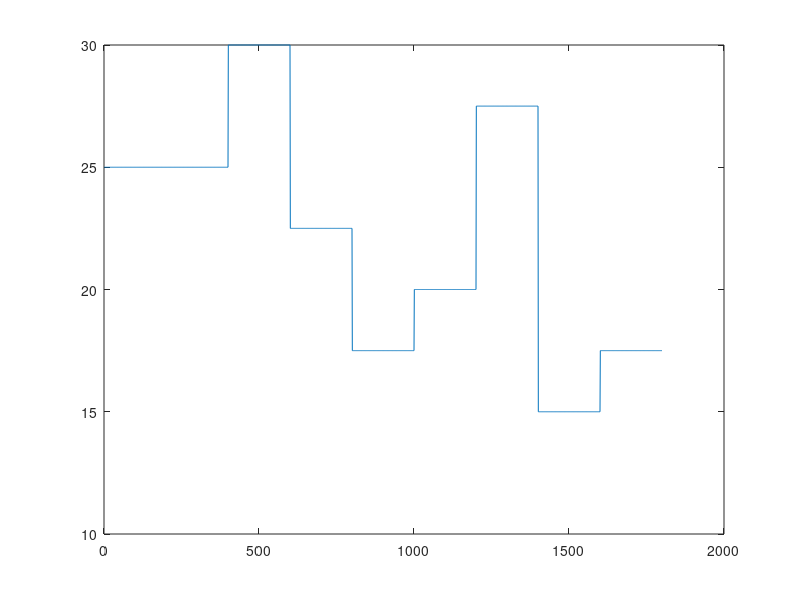

Here is the MATLAB script that generated this plot:
% Open-loop experiment for data collection in TCLab
%
% Initializes TCLab, applies a sequence of open-loop controls and records
% the corresponding temperature.
%
% If you see the warning 'Computation time exceeded sampling time by x
% seconds at sample k', it is because the computation time in a given
% loop took more than the sampling period Ts. Try to disable the rt_plot
% flag to fix it or increase Ts.
%
% Functions called: tclab.
%
% J. Miranda Lemos and Afonso Botelho, IST, May 2023
%__________________________________________________________________________

% Initialization
clear all
close all
clc
script_dir = fileparts(mfilename('fullpath'));
addpath(fullfile(script_dir, '..', 'Common'));   % tclab.m lives there
try
    tclab;
    run = true;
catch
    fprintf('Not able to connect to Arduino\n')
    run = false;
end
data_folder = fullfile(script_dir,'matfiles');
if ~exist(data_folder,'dir')
    mkdir(data_folder);
end

% Input parameters
u_values = [25 30 22.5 17.5 20 27.5 15 17.5];
step_duration = 1000;

% Experiment parameters
number_of_steps = size(u_values, 2);
T = step_duration * 2 + (number_of_steps - 1) * step_duration; % experiment duration [s] 
% First step has double the time 

Ts = 5; % sampling period [s]
N = T/Ts; % number of samples to collect (bc zero)

step_duration_samples = step_duration / Ts;

% Open-loop profile
u = zeros(2,N);
first_index = 2*step_duration_samples;

u(1,1:first_index) = u_values(1);
u(2,:) = 0;

previous_index = first_index + 1;
for k=2:number_of_steps
    index = min(previous_index + step_duration_samples - 1,N);
    u(1,previous_index:index) = u_values(k);
    previous_index = index + 1;

end

plot(u(1,:)) % Run section and plot to see if u is well defined

%% Test

if ~run
    fprintf('Connect to Arduino\n')
    return
end

% Real-time plot flag. If true, plots the input and measured temperature in
% real time. If false, only plots at the end of the experiment and instead
% prints the results in the command window.
rt_plot = true;

% Initialize figure and signals
if rt_plot
    figure
    drawnow;
end
t = nan(1,N);
y = nan(2,N);

% String with date for saving results
timestr = char(datetime('now','Format','yyMMdd_HHmmSS'));

% Signals the start of the experiment by lighting the LED
led(1)
disp('Temperature test started.')

for k=1:N
    tic;

    % Computes analog time
    t(k) = (k-1)*Ts;

    % Reads the sensor temperatures
    y(1,k) = T1C();
    y(2,k) = T2C();

    % Applies the control variables to the plant
    h1(u(1,k));
    h2(u(2,k));

    if rt_plot
        % Plots results
        clf
        subplot(2,1,1), hold on, grid on   
        plot(t(1:k),y(1,1:k),'.','MarkerSize',10)
        plot(t(1:k),y(2,1:k),'.','MarkerSize',10)
        legend('Temperature 1','Temperature 2','Location','northwest')
        xlabel('Time [s]')
        ylabel('Temperature [°C]')
        subplot(2,1,2), hold on, grid on   
        stairs(t(1:k),u(1,1:k),'LineWidth',2)
        stairs(t(1:k),u(2,1:k),'LineWidth',2)
        legend('Heater 1','Heater 2','Location','northwest')
        xlabel('Time [s]')
        ylabel('Heater [%]')
        ylim([0 100]);
        drawnow;
    else
        fprintf('t = %d, y1 = %.1f C, y2 = %.1f C, u1 = %.1f, u2 = %.1f\n',t(k),y(1,k),y(2,k),u(1,k),u(2,k))
    end

    % Check if computation time did not exceed sampling time
    if toc > Ts
        warning('Computation time exceeded sampling time by %.2f s at sample %d.',toc-Ts,k)
    end
    % Waits for the begining of the new sampling interval
    pause(max(0,Ts-toc));
end

% Turns off both heaters at the end of the experiment
h1(0);
h2(0);

% Signals the end of the experiment by shutting off the LED
led(0)

disp('Temperature test complete.')

if ~rt_plot
    figure
    subplot(2,1,1), hold on, grid on   
    plot(t,y(1,:),'.','MarkerSize',10)
    plot(t,y(2,:),'.','MarkerSize',10)
    legend('Temperature 1','Temperature 2','Location','best')
    xlabel('Time [s]')
    ylabel('Temperature [°C]')
    subplot(2,1,2), hold on, grid on   
    stairs(t,u(1,:),'LineWidth',2)
    stairs(t,u(2,:),'LineWidth',2)
    legend('Heater 1','Heater 2','Location','best')
    xlabel('Time [s]')
    ylabel('Heater control [%]')
    ylim([0 100]);
end

%--------------------------------------------------------------------------

% Save figure and experiment data to file
exportgraphics(gcf,fullfile(data_folder,['openloop_plot_',timestr,'.png']),'Resolution',300)
save(fullfile(data_folder,['openloop_data_',timestr,'.mat']),'y','u','t');

%--------------------------------------------------------------------------
% End of File
